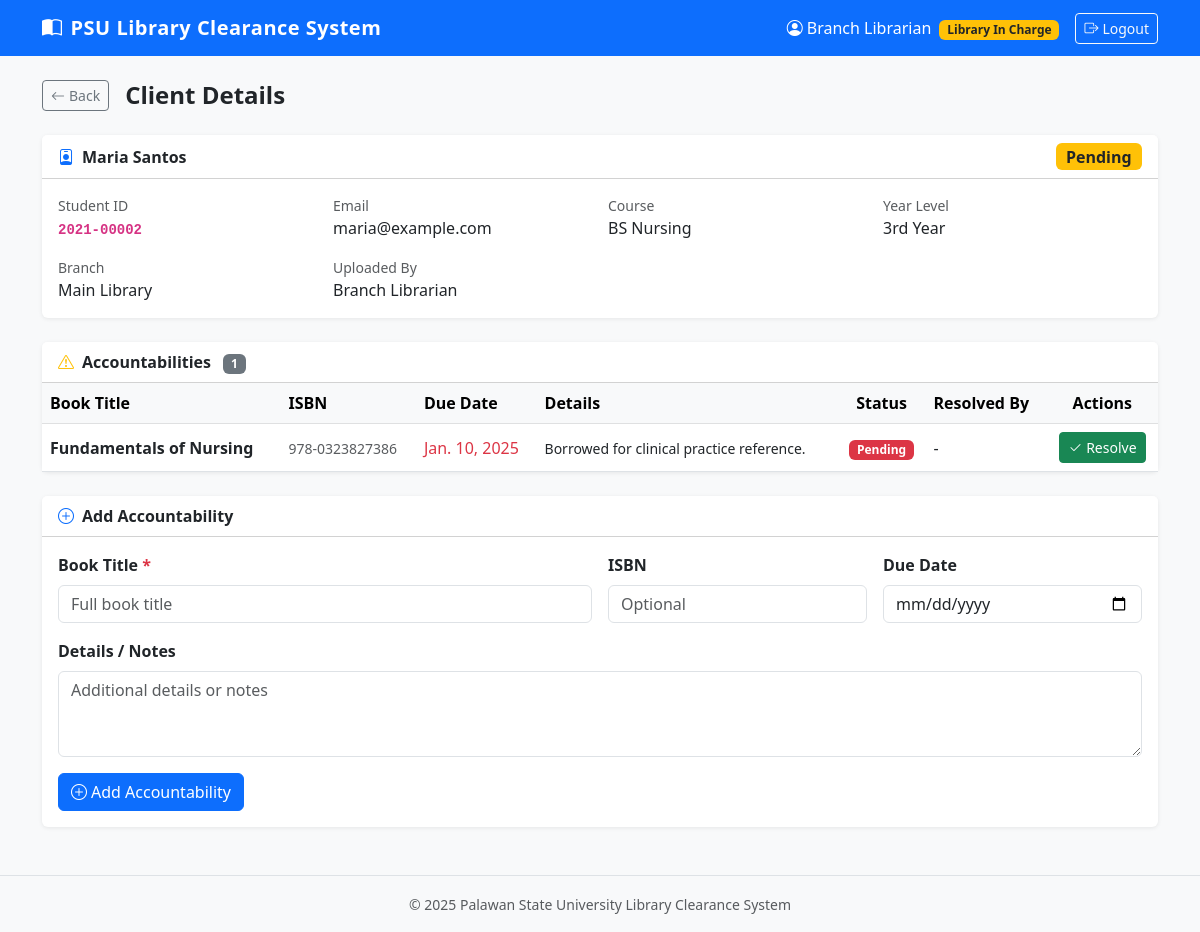
Page /clients/2/ (signed in) on the committed database.
### library/models.py (models this page shows, shortened)
class UserProfile(models.Model):
    ROLE_CHOICES = [
        ('main_library', 'Main Library'),
        ('library_in_charge', 'Library In Charge'),
    ]
    user = models.OneToOneField(User, on_delete=models.CASCADE, related_name='profile')
    role = models.CharField(max_length=30, choices=ROLE_CHOICES)
    branch = models.ForeignKey(Branch, null=True, blank=True, on_delete=models.SET_NULL)

class Client(models.Model):
    STATUS_CHOICES = [
        ('pending', 'Pending'),
        ('cleared', 'Cleared'),
        ('rejected', 'Rejected'),
    ]
    student_id = models.CharField(max_length=50, unique=True)
    first_name = models.CharField(max_length=100)
    last_name = models.CharField(max_length=100)
    email = models.EmailField()
    course = models.CharField(max_length=200, blank=True)
    year_level = models.CharField(max_length=20, blank=True)
    uploaded_by = models.ForeignKey(User, on_delete=models.SET_NULL, null=True, related_name='uploaded_clients')
    branch = models.ForeignKey(Branch, on_delete=models.SET_NULL, null=True, related_name='clients')
    status = models.CharField(max_length=20, choices=STATUS_CHOICES, default='pending')
    clearance_signed = models.BooleanField(default=False)
    remarks = models.TextField(blank=True)
    created_at = models.DateTimeField(auto_now_add=True)
    updated_at = models.DateTimeField(auto_now=True)
    @property
    def full_name(self):
        return f"{self.first_name} {self.last_name}"
    class Meta:
        ordering = ['-created_at']

class Branch(models.Model):
    name = models.CharField(max_length=200)
    code = models.CharField(max_length=20, unique=True)
    created_at = models.DateTimeField(auto_now_add=True)
    class Meta:
        verbose_name_plural = 'Branches'

class Accountability(models.Model):
    client = models.ForeignKey(Client, related_name='accountabilities', on_delete=models.CASCADE)
    book_title = models.CharField(max_length=300)
    isbn = models.CharField(max_length=30, blank=True)
    due_date = models.DateField(null=True, blank=True)
    details = models.TextField(blank=True)
    resolved = models.BooleanField(default=False)
    resolved_at = models.DateTimeField(null=True, blank=True)
    resolved_by = models.ForeignKey(User, on_delete=models.SET_NULL, null=True, blank=True, related_name='resolved_accountabilities')
    created_at = models.DateTimeField(auto_now_add=True)
    added_by = models.ForeignKey(User, on_delete=models.SET_NULL, null=True, related_name='added_accountabilities')
    class Meta:
        ordering = ['resolved', '-created_at']

### library/views.py (the view)
# urls.py: path('clients/<int:pk>/', views.client_detail, name='client_detail'),
@login_required
def client_detail(request, pk):
    client = get_object_or_404(Client, pk=pk)
    role = get_user_role(request.user)
    if role == 'library_in_charge' and client.uploaded_by != request.user:
        messages.error(request, 'Access denied.')
        return redirect('dashboard')
    accountability_form = AccountabilityForm()
    return render(request, 'library/client_detail.html', {
        'client': client,
        'accountability_form': accountability_form,
        'role': role,
    })

### library/forms.py
class AccountabilityForm(forms.ModelForm):
    class Meta:
        model = Accountability
        fields = ['book_title', 'isbn', 'due_date', 'details']
        widgets = {
            'book_title': forms.TextInput(attrs={'class': 'form-control', 'placeholder': 'Full book title'}),
            'isbn': forms.TextInput(attrs={'class': 'form-control', 'placeholder': 'Optional'}),
            'due_date': forms.DateInput(attrs={'class': 'form-control', 'type': 'date'}),
            'details': forms.Textarea(attrs={'class': 'form-control', 'rows': 3, 'placeholder': 'Additional details or notes'}),
        }

### library/views.py (called while the page is built)
def get_user_role(user):
    try:
        return user.profile.role
    except UserProfile.DoesNotExist:
        return None

### library/templates/library/client_detail.html (shortened to what this page needs)
{% extends 'library/base.html' %}
{% block content %}
<div class="d-flex align-items-center mb-4">
    <a href="{% url 'dashboard' %}" class="btn btn-outline-secondary btn-sm me-3">
        <i class="bi bi-arrow-left me-1"></i>Back
    </a>
    <h4 class="fw-bold mb-0">Client Details</h4>
</div>
<div class="card mb-4">
    <div class="card-header bg-white d-flex justify-content-between align-items-center">
        <span class="fw-semibold"><i class="bi bi-person-badge me-2 text-primary"></i>{{ client.full_name }}</span>
        {% if client.status == 'pending' %}
            <span class="badge bg-warning text-dark fs-6">Pending</span>
        {% elif client.status == 'cleared' %}
            <span class="badge bg-success fs-6">Cleared</span>
        {% else %}
            <span class="badge bg-danger fs-6">Rejected</span>
        {% endif %}
    </div>
    <div class="card-body">
        <div class="row g-3">
            <div class="col-md-3">
                <div class="text-muted small">Student ID</div>
                <div class="fw-semibold"><code>{{ client.student_id }}</code></div>
            </div>
            <div class="col-md-3">
                <div class="text-muted small">Email</div>
                <div>{{ client.email }}</div>
            </div>
            <div class="col-md-3">
                <div class="text-muted small">Course</div>
                <div>{{ client.course|default:"-" }}</div>
            </div>
            <div class="col-md-3">
                <div class="text-muted small">Year Level</div>
                <div>{{ client.year_level|default:"-" }}</div>
            </div>
            <div class="col-md-3">
                <div class="text-muted small">Branch</div>
                <div>{{ client.branch.name|default:"-" }}</div>
            </div>
            <div class="col-md-3">
                <div class="text-muted small">Uploaded By</div>
                <div>{{ client.uploaded_by.get_full_name|default:client.uploaded_by.username }}</div>
            </div>
        </div>
    </div>
</div>
<div class="card mb-4">
    <div class="card-header bg-white fw-semibold">
        <i class="bi bi-exclamation-triangle me-2 text-warning"></i>Accountabilities
        <span class="badge bg-secondary ms-2">{{ client.accountabilities.count }}</span>
    </div>
    <div class="table-responsive">
        <table class="table table-hover mb-0 align-middle">
            <thead class="table-light">
                <tr>
                    <th>Book Title</th>
                    <th>ISBN</th>
                    <th>Due Date</th>
                    <th>Details</th>
                    <th class="text-center">Status</th>
                    <th>Resolved By</th>
                    <th class="text-center">Actions</th>
                </tr>
            </thead>
            <tbody>
            {% for acc in client.accountabilities.all %}
            <tr class="{% if acc.resolved %}table-success{% endif %}">
                <td class="fw-semibold">{{ acc.book_title }}</td>
                <td><small class="text-muted">{{ acc.isbn|default:"-" }}</small></td>
                <td>
                    {% if acc.due_date %}
                        <span class="{% if not acc.resolved %}text-danger{% endif %}">{{ acc.due_date }}</span>
                    {% else %}-{% endif %}
                </td>
                <td><small>{{ acc.details|default:"-" }}</small></td>
                <td class="text-center">
                    {% if acc.resolved %}
                        <span class="badge bg-success">Resolved</span>
                    {% else %}
                        <span class="badge bg-danger">Pending</span>
                    {% endif %}
                </td>
                <td>
                    {% if acc.resolved_by %}
                        <small>{{ acc.resolved_by.get_full_name|default:acc.resolved_by.username }}</small>
                    {% else %}-{% endif %}
                </td>
                <td class="text-center">
                    {% if not acc.resolved %}
                        {% if role == 'library_in_charge' and acc.added_by == request.user %}
                        <form method="post" action="{% url 'accountability_resolve' acc.pk %}" class="d-inline">
                            <button type="submit" class="btn btn-sm btn-success" onclick="return confirm('Mark this as resolved?')">
                                <i class="bi bi-check2 me-1"></i>Resolve
                            </button>
                        </form>
                        {% endif %}
                    {% else %}
                        <span class="text-muted small">Done</span>
                    {% endif %}
                </td>
            </tr>
            {% empty %}
            <tr><td colspan="7" class="text-center text-muted py-3">No accountabilities recorded.</td></tr>
            {% endfor %}
            </tbody>
        </table>
    </div>
</div>
{% if role == 'library_in_charge' %}
<div class="card">
    <div class="card-header bg-white fw-semibold">
        <i class="bi bi-plus-circle me-2 text-primary"></i>Add Accountability
    </div>
    <div class="card-body">
        <form method="post" action="{% url 'accountability_add' client.pk %}">
            <div class="row g-3">
                <div class="col-md-6">
                    <label class="form-label fw-semibold">Book Title <span class="text-danger">*</span></label>
                    {{ accountability_form.book_title }}
                </div>
                <div class="col-md-3">
                    <label class="form-label fw-semibold">ISBN</label>
                    {{ accountability_form.isbn }}
                </div>
                <div class="col-md-3">
                    <label class="form-label fw-semibold">Due Date</label>
                    {{ accountability_form.due_date }}
                </div>
                <div class="col-12">
                    <label class="form-label fw-semibold">Details / Notes</label>
                    {{ accountability_form.details }}
                </div>
            </div>
            <button type="submit" class="btn btn-primary mt-3">
                <i class="bi bi-plus-circle me-1"></i>Add Accountability
            </button>
        </form>
    </div>
</div>
{% endif %}
{% endblock %}

### library/templates/library/base.html (shortened to what this page needs)
<!DOCTYPE html>
<html lang="en">
<head>
    <link href="https://cdn.jsdelivr.net/npm/bootstrap@5.3.0/dist/css/bootstrap.min.css" rel="stylesheet">
    <link href="https://cdn.jsdelivr.net/npm/bootstrap-icons@1.10.5/font/bootstrap-icons.css" rel="stylesheet">
</head>
<body>
{% if user.is_authenticated %}
<nav class="navbar navbar-expand-lg navbar-dark bg-primary mb-4">
    <div class="container">
        <a class="navbar-brand" href="{% url 'dashboard' %}">
            <i class="bi bi-book-half me-2"></i>PSU Library Clearance System
        </a>
        <div class="collapse navbar-collapse" id="navbarNav">
            <ul class="navbar-nav ms-auto align-items-center">
                <li class="nav-item me-3">
                    <span class="navbar-text text-white">
                        <i class="bi bi-person-circle me-1"></i>{{ user.get_full_name|default:user.username }}
                        {% if user.profile %}
                            <span class="badge bg-warning text-dark ms-1">{{ user.profile.get_role_display }}</span>
                        {% endif %}
                    </span>
                </li>
                <li class="nav-item">
                    <a class="btn btn-outline-light btn-sm" href="{% url 'logout' %}">
                        <i class="bi bi-box-arrow-right me-1"></i>Logout
                    </a>
                </li>
            </ul>
        </div>
    </div>
</nav>
{% endif %}
<div class="container mb-5">
    {% block content %}{% endblock %}
</div>
<footer class="py-3 mt-4 text-center text-muted">
    <div class="container">
        <small>&copy; 2025 Palawan State University Library Clearance System</small>
    </div>
</footer>
</body>
</html>

### library/templates/library/base.html (style rules this page uses)
body { background-color: #f8f9fa; }
.navbar-brand { font-weight: 700; letter-spacing: 0.5px; }
.card { border: none; box-shadow: 0 1px 4px rgba(0,0,0,0.08); }
footer { border-top: 1px solid #dee2e6; }

### rows in the picture
Client: full_name "Maria Santos", student_id "2021-00002", email "maria@example.com", course "BS Nursing", year_level "3rd Year", branch.name "Main Library", uploaded_by.get_full_name "Branch Librarian", accountabilities.count "1"
Accountability: book_title "Fundamentals of Nursing", isbn "978-0323827386", due_date "Jan. 10, 2025", details "Borrowed for clinical practice reference.", resolved "Pending"

### other values in the picture
{{ user.get_full_name|default:user.username }} "Branch Librarian"
{{ user.profile.get_role_display }} "Library In Charge"
